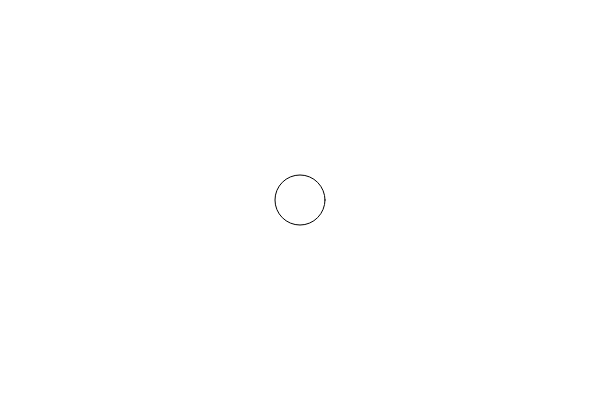
Frame 1 (no input)
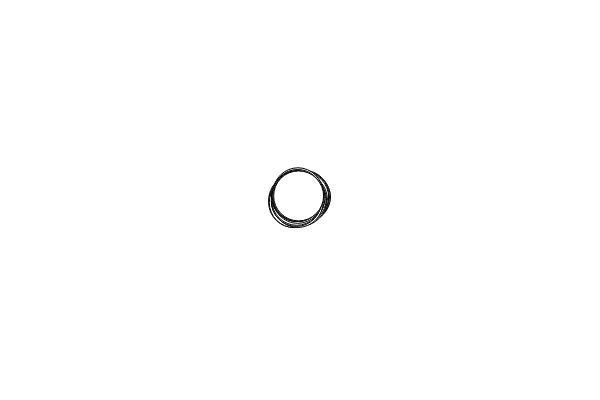
Frame 60 (no input)
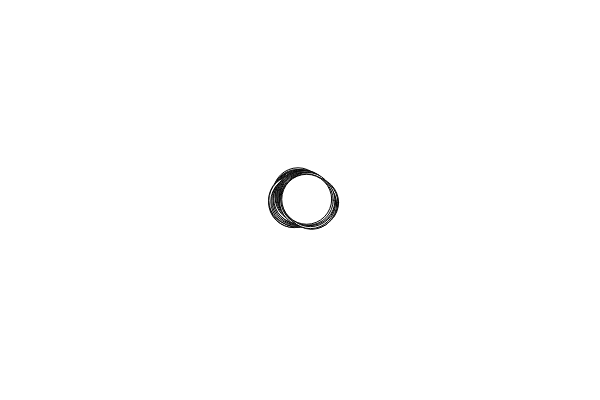
Frame 120 (the mouse pressed at the canvas centre since frame 60)

The p5.js sketch that drew these frames (run headless with seeded random() and noise() and a simulated clock; from frame 60 on, the mouse is pressed at the canvas centre):

// p5.js sketch
// ── sketch.js
// Example 2-15: random motion

var x = 300;
var y = 200;

function setup() {
  createCanvas(600, 400);
}

function draw() {
  //background(255);
  ellipse(x, y, 50, 50);

  // change x and y by a small random amount each frame
  x = x + random(-2, 2);
  y = y + random(-2, 2);
}
